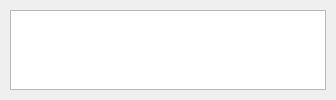
<?xml version="1.0" encoding="UTF-8"?>
<ui version="4.0">
 <class>WrittenWordsWindow</class>
 <widget class="QWidget" name="WrittenWordsWindow">
  <property name="geometry">
   <rect>
    <x>0</x>
    <y>0</y>
    <width>336</width>
    <height>100</height>
   </rect>
  </property>
  <property name="windowTitle">
   <string>Form</string>
  </property>
  <widget class="QTextEdit" name="textEdit">
   <property name="geometry">
    <rect>
     <x>10</x>
     <y>10</y>
     <width>316</width>
     <height>80</height>
    </rect>
   </property>
  </widget>
 </widget>
 <resources/>
 <connections/>
</ui>
